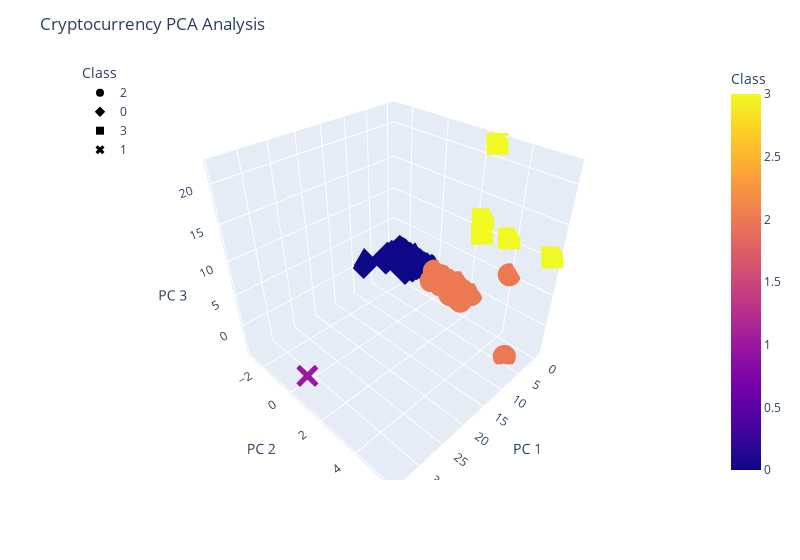

Notebook code cell kept with this figure:
### Markdown cell above
### Deliverable 4: Visualizing Cryptocurrencies Results

#### 3D-Scatter with Clusters

### Code cell
# Creating a 3D-Scatter with the PCA data and the clusters
fig = px.scatter_3d(
    clustered_df,
    x="PC 1",
    y="PC 2",
    z="PC 3",
    color="Class",
    symbol="Class",
    hover_data=["Algorithm"],
    hover_name="CoinName",
    width=800)

fig.update_layout(legend=dict(x=0, y=1), title="Cryptocurrency PCA Analysis")
fig.show()

### Figure 1 — Plotly figure (JSON) as saved in the notebook; plotly's stock layout.template omitted (floating-point values rounded to 4 significant figures; data arrays with more than 128 entries replaced by an {"elided": "..."} marker saying what was removed)
{"data": [{"customdata": {"elided": "287x1 str values"}, "hovertemplate": "<b>%{hovertext}</b><br><br>Class=%{marker.color}<br>PC 1=%{x}<br>PC 2=%{y}<br>PC 3=%{z}<br>Algorithm=%{customdata[0]}<extra></extra>", "hovertext": {"elided": "287 str values"}, "legendgroup": "2", "marker": {"color": {"elided": "287 int values"}, "coloraxis": "coloraxis", "symbol": "circle"}, "mode": "markers", "name": "2", "scene": "scene", "showlegend": true, "type": "scatter3d", "x": {"elided": "287 float values"}, "y": {"elided": "287 float values"}, "z": {"elided": "287 float values"}}, {"customdata": {"elided": "240x1 str values"}, "hovertemplate": "<b>%{hovertext}</b><br><br>Class=%{marker.color}<br>PC 1=%{x}<br>PC 2=%{y}<br>PC 3=%{z}<br>Algorithm=%{customdata[0]}<extra></extra>", "hovertext": {"elided": "240 str values"}, "legendgroup": "0", "marker": {"color": {"elided": "240 int values"}, "coloraxis": "coloraxis", "symbol": "diamond"}, "mode": "markers", "name": "0", "scene": "scene", "showlegend": true, "type": "scatter3d", "x": {"elided": "240 float values"}, "y": {"elided": "240 float values"}, "z": {"elided": "240 float values"}}, {"customdata": [["Proof-of-BibleHash"], ["SHA-256 + Hive"], ["Proof-of-Authority"], ["ECC 256K1"], ["Leased POS"]], "hovertemplate": "<b>%{hovertext}</b><br><br>Class=%{marker.color}<br>PC 1=%{x}<br>PC 2=%{y}<br>PC 3=%{z}<br>Algorithm=%{customdata[0]}<extra></extra>", "hovertext": ["BiblePay", "LitecoinCash", "Poa Network", "Acute Angle Cloud", "Waves"], "legendgroup": "3", "marker": {"color": [3, 3, 3, 3, 3], "coloraxis": "coloraxis", "symbol": "square"}, "mode": "markers", "name": "3", "scene": "scene", "showlegend": true, "type": "scatter3d", "x": [-0.3023, -0.2806, -0.3747, -0.3706, -0.3242], "y": [5.745, 2.422, 3.768, 2.667, 2.454], "z": [10.8, 11.87, 10.76, 21.96, 9.741]}, {"customdata": [["TRC10"]], "hovertemplate": "<b>%{hovertext}</b><br><br>Class=%{marker.color}<br>PC 1=%{x}<br>PC 2=%{y}<br>PC 3=%{z}<br>Algorithm=%{customdata[0]}<extra></extra>", "hovertext": ["BitTorrent"], "legendgroup": "1", "marker": {"color": [1], "coloraxis": "coloraxis", "symbol": "x"}, "mode": "markers", "name": "1", "scene": "scene", "showlegend": true, "type": "scatter3d", "x": [34.15], "y": [1.092], "z": [-0.01843]}], "layout": {"coloraxis": {"colorbar": {"title": {"text": "Class"}}, "colorscale": [[0, "#0d0887"], [0.1111, "#46039f"], [0.2222, "#7201a8"], [0.3333, "#9c179e"], [0.4444, "#bd3786"], [0.5556, "#d8576b"], [0.6667, "#ed7953"], [0.7778, "#fb9f3a"], [0.8889, "#fdca26"], [1, "#f0f921"]]}, "legend": {"title": {"text": "Class"}, "tracegroupgap": 0, "x": 0, "y": 1}, "margin": {"t": 60}, "scene": {"domain": {"x": [0, 1], "y": [0, 1]}, "xaxis": {"title": {"text": "PC 1"}}, "yaxis": {"title": {"text": "PC 2"}}, "zaxis": {"title": {"text": "PC 3"}}}, "title": {"text": "Cryptocurrency PCA Analysis"}, "width": 800}}
